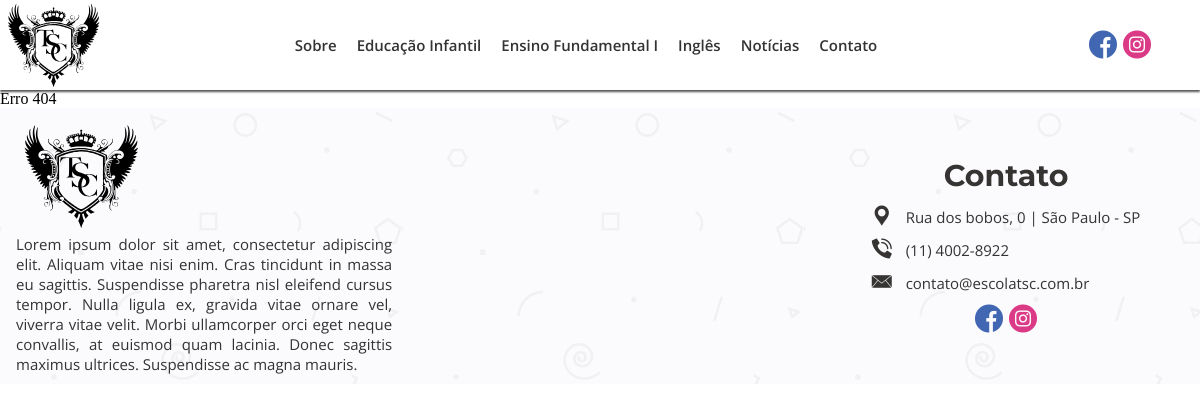
/educacao-infantil, run on an earlier commit of the app's database.
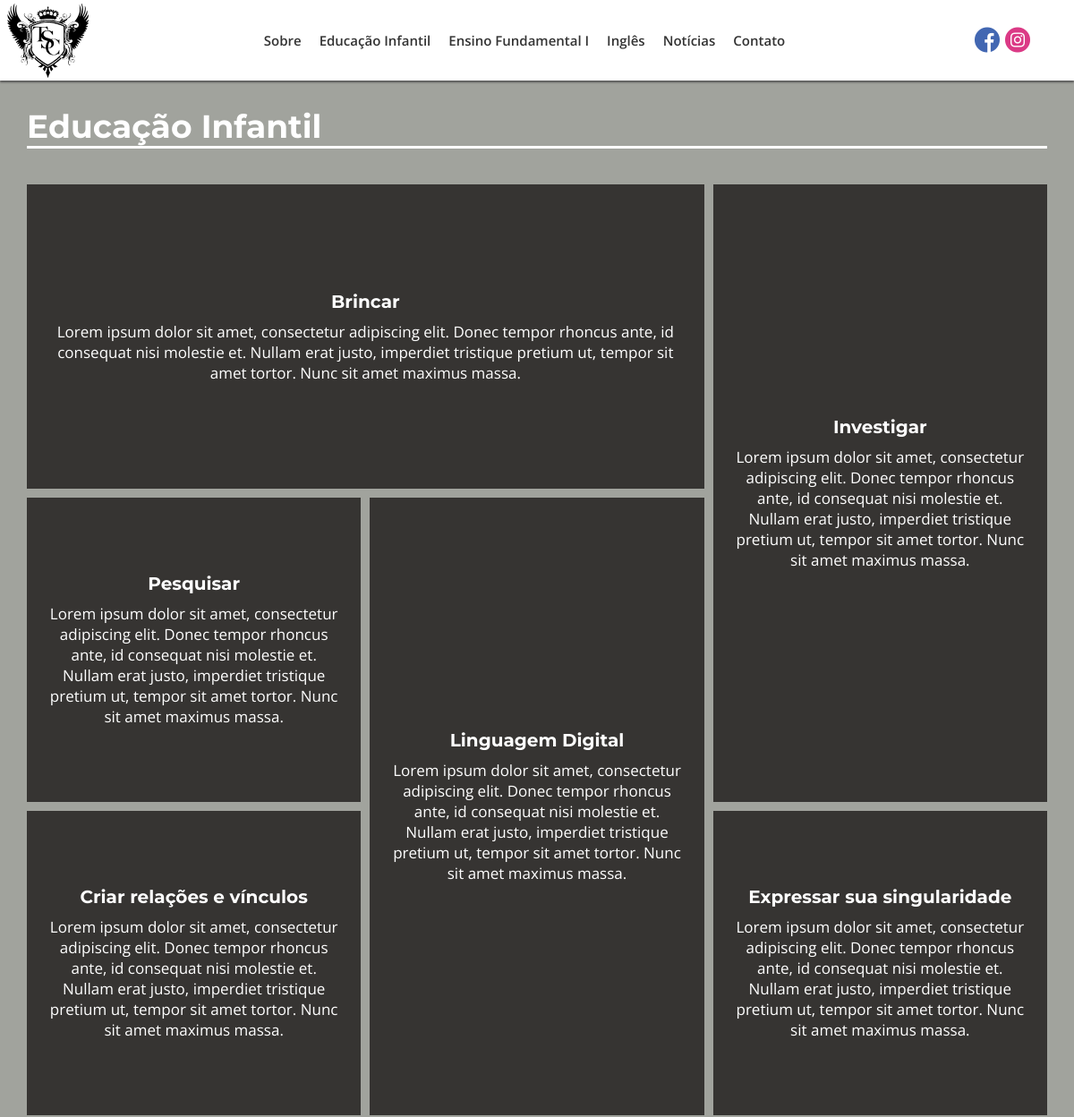
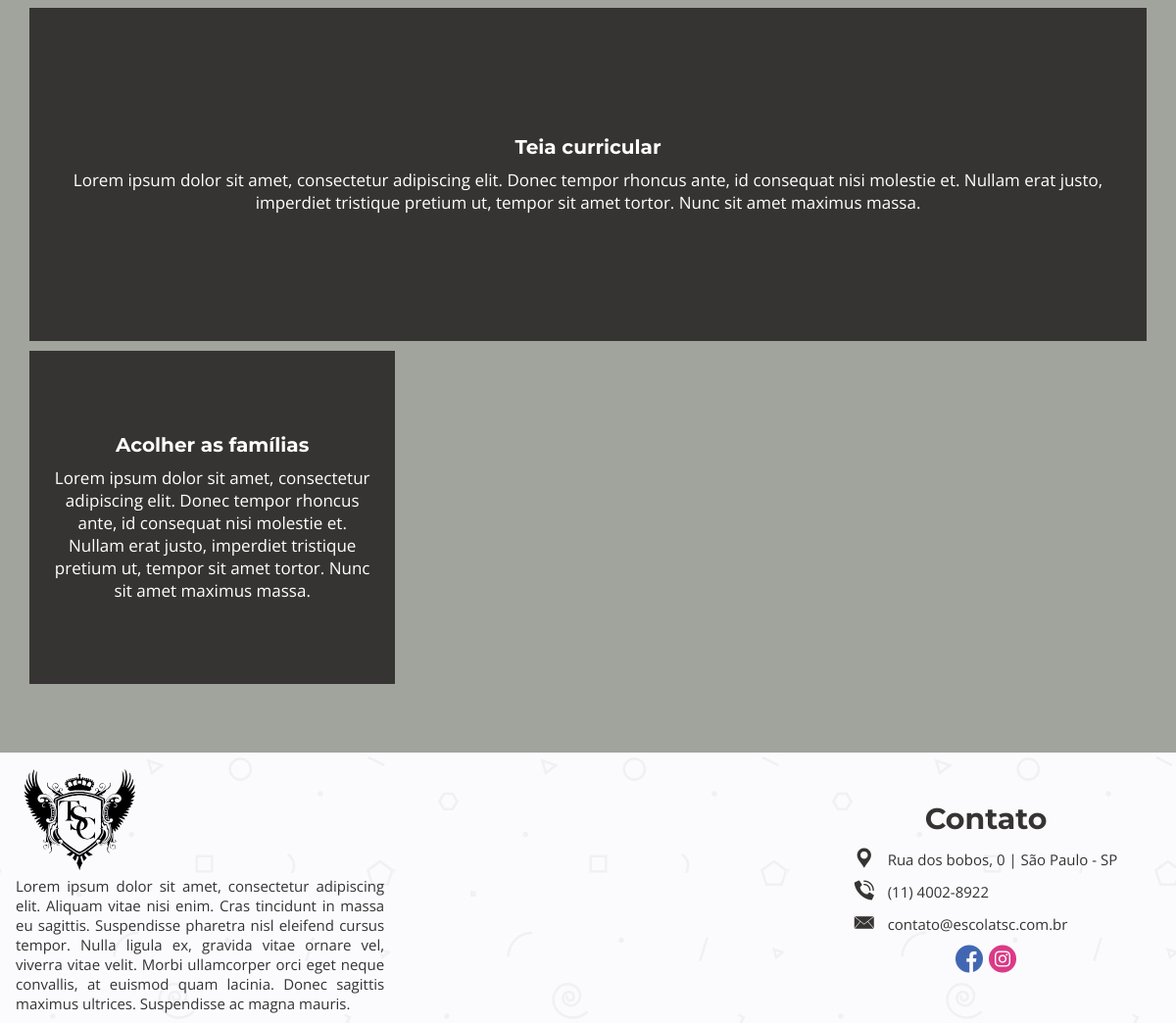
And on a later commit of the database (2 pictures, top to bottom).
### tables this page shows
CREATE TABLE `menu_itens` (
  `id_menu` int(11) NOT NULL,
  `titulo_menu` varchar(50) NOT NULL,
  `url_menu` varchar(200) NOT NULL
);

CREATE TABLE `postagens` (
  `id_postagens` int(11) NOT NULL,
  `titulo_postagens` varchar(100) NOT NULL,
  `desc_postagens` text DEFAULT NULL,
  `conteudo_postagens` text NOT NULL,
  `tags_postagens` varchar(150) DEFAULT NULL,
  `data_criacao_postagens` date NOT NULL,
  `data_modificacao_postagens` date DEFAULT NULL,
  `total_visualizacao_postagens` int(11) DEFAULT 0,
  `ch_autor_postagens` int(11) NOT NULL,
  `status_postagens` int(11) NOT NULL,
  `url_postagens` varchar(200) NOT NULL,
  `categ_postagens` int(11) DEFAULT NULL,
  `capa_post` int(11) DEFAULT NULL
);

CREATE TABLE `itens_mosaico` (
  `id` int(11) NOT NULL,
  `id_mosaic` varchar(50) NOT NULL,
  `title_mosaic` varchar(70) NOT NULL,
  `desc_mosaic` text NOT NULL,
  `img_mosaic` varchar(70) DEFAULT NULL
);

### index.php (called while the page is built, shortened)
<?php
    require_once("_funcPHP/config.php");
    $url = strip_tags(trim(filter_input(INPUT_GET, "page", FILTER_DEFAULT))) == "" ? "home" : strip_tags(trim(filter_input(INPUT_GET, "page", FILTER_DEFAULT)));
    $contPag = new conteudoPost();
    $dadosPagina = $contPag->conteudoPag($url);
    $html = new esqueleto($dadosPagina);
    $html->html5();
?>

### _funcPHP/config.php (called while the page is built, shortened)
<?php
function autoLoadClasses($class) {
    $baseDiretorios = ['MySql', "_HTML", "_Ajax", "phpMailer", "admin"];
    $analise = null;
    foreach ($baseDiretorios as $nomeDiretorio):
        if (!$analise && file_exists(__DIR__ . "/$nomeDiretorio/$class.php")):
            $analise = true;
        endif;
    endforeach;
}

### _funcPHP/MySql/conexaoBD.php (called while the page is built)
<?php
class conexaoBD {
    public static $instance;
    private static $sql = "mysql:host=" . HOST . ";dbname=" . BANK;
    private static $user = USER;
    private static $pass = PASS;
    public static function getInstance() {
        if (!isset(self::$instance)) {
            self::$instance = new PDO(self::$sql, self::$user, self::$pass, array(PDO::MYSQL_ATTR_INIT_COMMAND => "SET NAMES utf8"));
            self::$instance->setAttribute(PDO::ATTR_ERRMODE, PDO::ERRMODE_EXCEPTION);
            self::$instance->setAttribute(PDO::ATTR_ORACLE_NULLS, PDO::NULL_EMPTY_STRING);
        }
        return self::$instance;
    }
}

### _funcPHP/MySql/conteudoFooter.php (called while the page is built)
<?php
class conteudoFooter extends conexaoBD{
    private $conect;
    function __construct(){
        $this->conect = conexaoBD::getInstance();
    }
    public function descFooter(){
        try{
            $sql = "SELECT desc_postagens FROM postagens where url_postagens = 'sobre'";
            $letsGo = $this->conect->prepare($sql);
            $letsGo->execute();
            $res = $letsGo->fetch(PDO::FETCH_NUM);
            return $res[0];
        }catch(Exception $e){
            return $e->getMessage();
        }
    }
}

### _funcPHP/MySql/conteudoPost.php (called while the page is built, shortened)
<?php
class conteudoPost extends conexaoBD {
    private $conect;
    function __construct() {
        $this->conect = conexaoBD::getInstance();
    }
    public function ConteudoPag($url){
        try {
            $sql = "SELECT * FROM postagens WHERE url_postagens = :url_postagens and  status_postagens = 1";
            $letsGo = $this->conect->prepare($sql);
            $letsGo->bindValue(":url_postagens",$url);
            $letsGo->execute();
            return  $letsGo->fetch(PDO::FETCH_ASSOC);
        } catch (Exception $e) {
            echo $e->getMessage();
        }
    }
}

### _funcPHP/MySql/conteudoTemplate.php (called while the page is built, shortened)
<?php
class conteudoTemplate extends conexaoBD{
    private $conect;
    function __construct(){
        $this->conect = conexaoBD::getInstance();
    }
    public function getMosaic($idHTML){
        try{
            $sql = "select * from itens_mosaico where id_mosaic = :idhtml";
            $letsGo = $this->conect->prepare($sql);
            $letsGo->bindValue(":idhtml", $idHTML);
            $letsGo->execute();
            return $res = $letsGo->fetchAll(PDO::FETCH_ASSOC);
        }catch(Exception $e){
            echo $e->getMessage();
        }
    }
}

### _funcPHP/_HTML/mosaico.php (the view)
<?php
class mosaico{
    public function mosaic($id){
        $itens = new conteudoTemplate();
        $res = $itens->getMosaic($id);
        $mosaicItens = "";
        for($x=0;$x<count($res);$x++){
            if($res[$x]["img_mosaic"] != ""){
                $imgMosaico = "style='background-image: url(\"_midiasM/_imagensM/_original/".$res[$x]["img_mosaic"].".jpg\"); background-size: cover;'";
                $classTrans = "transp";
            }else{
                $imgMosaico = "";
                $classTrans = "";
            }
            $mosaicItens .=
                "<div class='box' ".$imgMosaico.">".
                    "<div class='content ".$classTrans."'>".
                        "<h3 class='title-mosaic'>".$res[$x]["title_mosaic"]."</h3>".
                        "<p class='text-mosaic'>".$res[$x]["desc_mosaic"]."</p>".
                    "</div>".
                "</div>";
        }
        if($id == "infantil"){
            $titulo = "Educação Infantil";
        }else{
            $titulo = "Ensino Fundamental I";
        }
        $ms =
        "<section id='".$id."' class='mos'>".
            "<h3 class='tituloPagina'>".$titulo."</h3>".
            "<div class='contencao'>".
                $mosaicItens.
            "</div>".
        "</section>";
        return $ms;
    }
}

### _funcPHP/_HTML/esqueleto.php (shortened to what the rows shown need)
<?php
class esqueleto{
    private $conteudoPag;
    function __construct($dataPost){
        $this->conteudoPag = $dataPost;
    }
    public function html5(){
        $listaArquivos = new listarArquivos();
        $base =
        "<!DOCTYPE html5>".
        "<html lang = 'pt-br'>".
        "<head>".
            "<title>Escola TSC | ".ucfirst(@$this->conteudoPag["titulo_postagens"])."</title>".
            "<meta charset = 'UTF-8'/>".
            "<meta name='description' content='".@$this->conteudoPag["desc_postagens"]."'>".
            "<meta name='keywords' content='".@$this->conteudoPag["tags_postagens"]."'>".
            "<meta name='author' content='Antonio Walber - antoniowalber3000@hotmail.com.br'>".
            "<meta name='viewport' content='width=device-width, initial-scale=1.0'>".
            "<meta http-equiv='X-UA-Compatible' content='ie=edge'>".
            "<link rel='stylesheet' href='https://ajax.googleapis.com/ajax/libs/jqueryui/1.12.1/themes/smoothness/jquery-ui.css'>".
            "<link rel='shortcut icon' href='_midiasT/_imagensT/icon.ico' type='image/x-icon' />".
            $listaArquivos->listarCss().
        "</head>".
        "<body>".
        "<div id='container' class='pabx1'>".
            $this->cabecalho().
            "<div id = 'corpo-pagina'>".
                $this->paginacao().
            "</div>".
            $this->rodape().
        "</div>".
        "</body>".
        "</html>"
        ;
        echo $base;
    }
    private function cabecalho(){
        $contMenu = new conteudoMenu();
        $url = strip_tags(trim(filter_input(INPUT_GET, "page", FILTER_DEFAULT)));
        $urlq = explode("/", $url);
        $ba = "";
        $cabecalho =
        "<header id='cabecalho' class='pabx2'>".
            "<div id='logo' class='pabx3'>".
                "<a href='".URLBASE."' alt='pagina inicial do site'><img src='".$ba."_midiasT/_imagensT/logo.svg' alt='logotipo escola tsc'/></a>".
            "</div>".
            "<div id='menu' class='pabx4'>".
                "<nav id='navegacao' class='pabx5'>".
                    "<input id='tab-nav' type='checkbox' class='tab-nav'/>".
                    "<label for='tab-nav' class='tab-nav-label'><i class='flaticon-menu-button-of-three-horizontal-lines'></i></label>".
                    "<menu id='corpo-menu' class='pabx6'>"
                        .$contMenu->ListaMenu().
                    "</menu>".
                "</nav>".
            "</div>".
            "<div id='redes-sociais' class='pabx8'>".
                "<a href='https://pt-br.facebook.com/' onmousemove=\"document.getElementById('balaof').style.display='block'\" onmouseout=\"document.getElementById('balaof').style.display='none'\" target='_blank' rel='noopener noreferrer' class='linkSocial'><i class='flaticon-facebook socialMedia' id='facebook'></i></a>".
                "<a href='https://www.instagram.com/' onmousemove=\"document.getElementById('balaoi').style.display='block'\" onmouseout=\"document.getElementById('balaoi').style.display='none'\" target='_blank' rel='noopener noreferrer' class='linkSocial'><i class='flaticon-instagram socialMedia' id='instagram'></i></a>".
                "<div id='balaof' class='balao'><p>fb/escolatsc</p></div>".
                "<div id='balaoi' class='balao'><p>@escolatsc</p></div>".
            "</div>".
        "</header>";
        return $cabecalho;
    }
    private function paginacao(){
        $url = strip_tags(trim(filter_input(INPUT_GET, "page", FILTER_DEFAULT)));
        $url = $url == "" ? "home" : $url;
        if($this->conteudoPag == null){
            return "Erro 404";
        }else{
            if($this->conteudoPag["url_postagens"] == $url){
                if($url == "home"){
                    $pg = "";
                    $home = new home();
                    $pg .= $home->videoApresentacao();
                    $pg .= $home->mosaico("mosaico-ph");
                    $pg .= $home->descricaoVideo("sobre","descPrimeira","Escola","TSC");
                    $pg .= $home->noticiasRecentes("noticias");
                    $pg .= $home->descricaoVideo("ingles","descIngles","Programa","Bilíngue");
                    $pg .= $home->noticiasRecentes("projetos");
                    return $pg;
                }if($url == "educacao-infantil" || $url == "ensino-fundamental"){
                    $ms = new mosaico();
                    if($url == "educacao-infantil"){
                        $mosaico = $ms->mosaic("infantil");
                    }else{
                        $mosaico = $ms->mosaic("fundamental");
                    }
                    return $mosaico;
                }elseif($url == "contato"){
                    $ct = new contato();
                    return $ct->contact();
                }else{
                    $pgc = new pgcomum();
                    return $pgc->renderPg();
                }
            }
        }
    }
    private function rodape(){
        $contFooter = new conteudoFooter();
        $url = strip_tags(trim(filter_input(INPUT_GET, "page", FILTER_DEFAULT)));
        $urlq = explode("/", $url);
        $ba = "";
        $rodape =
        "<footer id='rodape' class='pabx9'>".
            "<div class='pabx10'>".
                "<div id='logo' class='pabx11'>".
                    "<a href='".URLBASE."' alt='Pagina inicial do site'><img src='".$ba."_midiasT/_imagensT/logo.svg' alt='logotipo escola tsc'/></a>".
                "</div>".
                "<div class='pabx12' id='desc-footer'>".
                   "<a href='".URLBASE."a-escola-primeira' alt='".$contFooter->descFooter()."'>" .$contFooter->descFooter(). "</a>".
                "</div>".
            "</div>".
            "<div class='pabx10' id='mapa-escola'>".
                "".
            "</div>".
            "<div class='pabx10' id='contact'>".
                "<div class='pabx15' id='title-contact'>".
                    "<h1>Contato</h1>".
                "</div>".
                "<div class='pabx15' id='infos-contact'>".
                    "<p><i class='flaticon-tool'></i><a target='_blank' rel='noopener noreferrer' href='https://goo.gl/maps/AhcGYK8L1g5hPTFk7'> Rua dos bobos, 0 | São Paulo - SP</a></p>".
                    "<p><i class='flaticon-phone-call'></i><a href='tel:1140028922'> (11) 4002-8922</a></p>".
                    "<p><i class='flaticon-mail-closed-envelope-back'></i><a href='mailto:contato@escolatsc.com.br'> contato@escolatsc.com.br</a></p>".
                "</div>".
                "<div class='pabx15' id='redes-sociais'>".
                    "<a href='https://pt-br.facebook.com/' target='_blank' rel='noopener noreferrer' class='linkSocial'><i class='flaticon-facebook socialMedia' id='facebook'></i></a>".
                    "<a href='https://www.instagram.com/'  target='_blank' rel='noopener noreferrer' class='linkSocial'><i class='flaticon-instagram socialMedia' id='instagram'></i></a>".
                    "<div id='balaofc' class='balao'><p>fb/escola.primeira</p></div>".
                    "<div id='balaoic' class='balao'><p>@escolaprimeira</p></div>".
                "</div>".
            "</div>".
        "</footer>";
        return $rodape;
    }
}

### _funcPHP/MySql/conteudoMenu.php
<?php
class conteudoMenu extends conexaoBD{
    private $conect;
    function __construct(){
        $this->conect = conexaoBD::getInstance();
    }
    public function getItensMenu(){
        try {
            $sql = "SELECT * FROM menu_itens";
            $letsGo = $this->conect->prepare($sql);
            $letsGo->execute();
            return $letsGo->fetchAll(PDO::FETCH_NUM);
        } catch (Exception $e) {
            echo $e->getMessage();
        }
    }
    public function getDescMenu($url){
        try{
            $sql = "SELECT desc_postagens FROM postagens WHERE url_postagens = :url_post";
            $letsGo = $this->conect->prepare($sql);
            $letsGo->bindValue(":url_post", $url);
            $letsGo->execute();
            return $letsGo->fetch(PDO::FETCH_NUM);
        }catch(Exception $e){
        }
    }
    public function ListaMenu(){
        $res = $this->getItensMenu();
        for($x = 0; $x < count($res); $x++){
            $descLink = $this->getDescMenu($res[$x][2]);
            @$descLink = substr($descLink[0], 0, 200);
            $res[$x] = "<li id='itens-menu-".$x."' class='pabx7'><a href='".URLBASE.$res[$x][2]."' alt='".$descLink."'>".$res[$x][1]."</a></li>";
        }
        return $res = implode("",$res);
    }
}

What changed in the data, as far as the page shows it:
added itens_mosaico: title_mosaic "Brincar", desc_mosaic "Lorem ipsum dolor sit amet, consectetur adipiscing elit. Donec tempor rhoncus ante, id consequat nisi molestie et. Nullam erat justo, imperdiet tristique pretium ut, tempor sit amet tortor. Nunc sit amet maximus massa."
added itens_mosaico: title_mosaic "Investigar", desc_mosaic "Lorem ipsum dolor sit amet, consectetur adipiscing elit. Donec tempor rhoncus ante, id consequat nisi molestie et. Nullam erat justo, imperdiet tristique pretium ut, tempor sit amet tortor. Nunc sit amet maximus massa."
added itens_mosaico: title_mosaic "Pesquisar", desc_mosaic "Lorem ipsum dolor sit amet, consectetur adipiscing elit. Donec tempor rhoncus ante, id consequat nisi molestie et. Nullam erat justo, imperdiet tristique pretium ut, tempor sit amet tortor. Nunc sit amet maximus massa."
added itens_mosaico: title_mosaic "Linguagem Digital", desc_mosaic "Lorem ipsum dolor sit amet, consectetur adipiscing elit. Donec tempor rhoncus ante, id consequat nisi molestie et. Nullam erat justo, imperdiet tristique pretium ut, tempor sit amet tortor. Nunc sit amet maximus massa."
added itens_mosaico: title_mosaic "Teia curricular", desc_mosaic "Lorem ipsum dolor sit amet, consectetur adipiscing elit. Donec tempor rhoncus ante, id consequat nisi molestie et. Nullam erat justo, imperdiet tristique pretium ut, tempor sit amet tortor. Nunc sit amet maximus massa."
added itens_mosaico: title_mosaic "Criar relações e vínculos", desc_mosaic "Lorem ipsum dolor sit amet, consectetur adipiscing elit. Donec tempor rhoncus ante, id consequat nisi molestie et. Nullam erat justo, imperdiet tristique pretium ut, tempor sit amet tortor. Nunc sit amet maximus massa."
added itens_mosaico: title_mosaic "Expressar sua singularidade", desc_mosaic "Lorem ipsum dolor sit amet, consectetur adipiscing elit. Donec tempor rhoncus ante, id consequat nisi molestie et. Nullam erat justo, imperdiet tristique pretium ut, tempor sit amet tortor. Nunc sit amet maximus massa."
added itens_mosaico: title_mosaic "Acolher as famílias", desc_mosaic "Lorem ipsum dolor sit amet, consectetur adipiscing elit. Donec tempor rhoncus ante, id consequat nisi molestie et. Nullam erat justo, imperdiet tristique pretium ut, tempor sit amet tortor. Nunc sit amet maximus massa."
Also different on the page:
$titulo: (not shown) → "Educação Infantil"
$this->paginacao(): "Erro 404" → (not shown)
